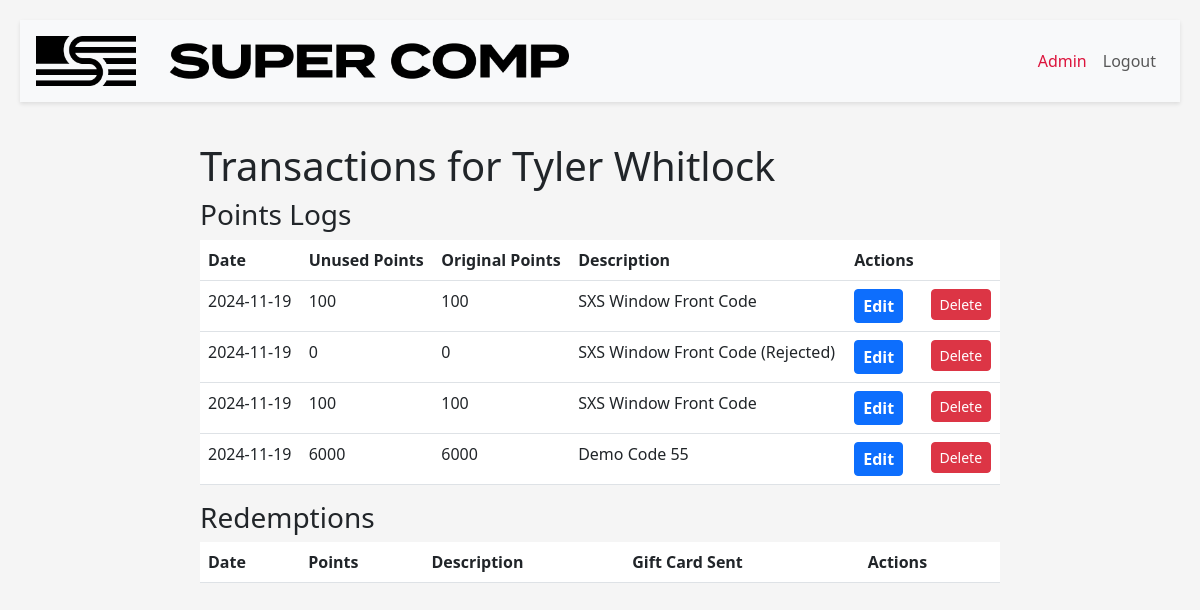
Page /admin/admin/transactions/7 (signed in) on the committed database.
### app/models.py (models this page shows, shortened)
class User(UserMixin, db.Model):
    id = db.Column(db.Integer, primary_key=True)
    email = db.Column(db.String(120), unique=True, nullable=False)
    username = db.Column(db.String(30), unique=True, nullable=False)
    first_name = db.Column(db.String(30), nullable=False)
    last_name = db.Column(db.String(30), nullable=False)
    phone = db.Column(db.String(15), nullable=False)
    address = db.Column(db.String(100), nullable=False)
    tos_agreement = db.Column(db.Boolean, nullable=False)
    tos_date = db.Column(db.DateTime, nullable=False)
    registration_date = db.Column(db.DateTime, nullable=False)
    updated_date = db.Column(db.DateTime, nullable=False)
    referal_code = db.Column(db.String(30), nullable=False)
    password_hash = db.Column(db.String(128), nullable=False)
    retailer_id = db.Column(db.Integer, db.ForeignKey('retailer.id'), nullable=False)
    points_logs = db.relationship('PointsLog', backref='user', lazy=True)
    redemption_logs = db.relationship('RedemptionLog', backref='user', lazy=True)
    is_admin = db.Column(db.Boolean, default=False)
    is_sales_manager = db.Column(db.Boolean, default=False)
    is_customer_service = db.Column(db.Boolean, default=False)
    is_internal = db.Column(db.Boolean, default=False)
    salesep_id = db.Column(db.String(30), nullable=True)
    territory_id = db.Column(db.String(30), nullable=True)
    customer_group = db.Column(db.String(30), nullable=True)
    team_id = db.Column(db.String(30), nullable=True)
    user_1 = db.Column(db.String(30), nullable=True)
    user_2 = db.Column(db.String(30), nullable=True)
    user_3 = db.Column(db.String(30), nullable=True)
    user_4 = db.Column(db.String(30), nullable=True)
    user_5 = db.Column(db.String(30), nullable=True)

class PointsLog(db.Model):
    id = db.Column(db.Integer, primary_key=True)
    user_id = db.Column(db.Integer, db.ForeignKey('user.id'), nullable=False)
    points = db.Column(db.Integer, nullable=False)
    original_points = db.Column(db.Integer, nullable=False)
    description = db.Column(db.String(100), nullable=False)
    added_date = db.Column(db.DateTime, default=datetime.utcnow, nullable=False)
    expiry_date = db.Column(db.DateTime, nullable=True)
    updated_date = db.Column(db.DateTime, default=datetime.utcnow, onupdate=datetime.utcnow)
    active = db.Column(db.Boolean, default=True, nullable=False)
    code_used = db.Column(db.Integer, db.ForeignKey('point_codes.id'), nullable=False)
    code = db.relationship('PointCodes', back_populates='points_logs', lazy=True)
    file_reference = db.Column(db.String(100), nullable=True)
    approved = db.Column(db.Boolean, default=False, nullable=False)
    approved_by = db.Column(db.String(30), nullable=True)

### app/blueprints/admin/routes.py (the view)
@admin_bp.route('/admin/transactions/<int:user_id>', methods=['GET', 'POST'])
def user_transactions(user_id):
    form = MarkGiftCardSentForm()
    form_del = DeleteTransactionForm()
    user = User.query.get_or_404(user_id)
    points_logs = PointsLog.query.filter_by(user_id=user_id).all()
    redemptions = RedemptionLog.query.filter_by(user_id=user_id).all()
    return render_template('admin/transactions.html', user=user, points_logs=points_logs, redemptions=redemptions, form=form, form_del =form_del )

### app/blueprints/admin/forms.py
class MarkGiftCardSentForm(FlaskForm):
    submit = SubmitField('Mark as Sent')

class DeleteTransactionForm(FlaskForm):
    submit = SubmitField('Delete')

### app/blueprints/admin/routes.py (called while the page is built)
@admin_bp.before_request
@login_required
def check_admin():
    if not current_user.is_admin:
        flash('You do not have access to this page.', 'danger')
        return redirect(url_for('index'))

### app/extensions.py (called while the page is built)
@login_manager.user_loader
def load_user(user_id):
    from app.models import User
    return User.query.get(int(user_id))

### app/blueprints/admin/templates/admin/transactions.html (shortened to what this page needs)
{% extends 'base.html' %}
{% block content %}
    <h1>Transactions for {{ user.first_name }} {{ user.last_name }}</h1>
    <h3>Points Logs</h3>
    <table class="table">
        <thead>
            <tr>
                <th>Date</th>
                <th>Unused Points</th>
                <th>Original Points</th>
                <th>Description</th>
                <th>Actions</th>
                <th> </th>
            </tr>
        </thead>
        <tbody>
            {% for log in points_logs %}
            <tr>
                <td>{{ log.added_date.strftime('%Y-%m-%d') }}</td>
                <td>{{ log.points }}</td>
                <td>{{ log.original_points }}</td>
                <td>{{ log.description }}</td>
                <td>
                    <a href="{{ url_for('admin_bp.edit_transaction', log_id=log.id) }}" class="btn btn-sm btn-primary">Edit</a>
                </td>
                <td>
                    <form method="POST" action="{{ url_for('admin_bp.delete_transaction', log_id=log.id) }}" style="display:inline;">
                        {{ form_del.submit(class="btn btn-sm btn-danger") }}
                    </form>
            </tr>
            {% endfor %}
        </tbody>
    </table>
    <h3>Redemptions</h3>
<table class="table">
    <thead>
        <tr>
            <th>Date</th>
            <th>Points</th>
            <th>Description</th>
            <th>Gift Card Sent</th>
            <th>Actions</th>
        </tr>
    </thead>
</table>
{% endblock %}

### app/static/css/signin.css (style rules this page uses)
.btn-primary { font-size: 1rem; font-weight: bold; }

### app/static/css/main.css (style rules this page uses)
body { display: flex; align-items: center; justify-content: center; min-height: 100vh; padding-top: 0px; padding-bottom: 40px; background-color: #f5f5f5; flex-direction: column; padding: 20px; }

### rows in the picture
User: first_name "Tyler", last_name "Whitlock"
PointsLog: added_date "2024-11-19", points "100", original_points "100", description "SXS Window Front Code"
PointsLog: added_date "2024-11-19", points "0", original_points "0", description "SXS Window Front Code (Rejected)"
PointsLog: added_date "2024-11-19", points "100", original_points "100", description "SXS Window Front Code"
PointsLog: added_date "2024-11-19", points "6000", original_points "6000", description "Demo Code 55"
